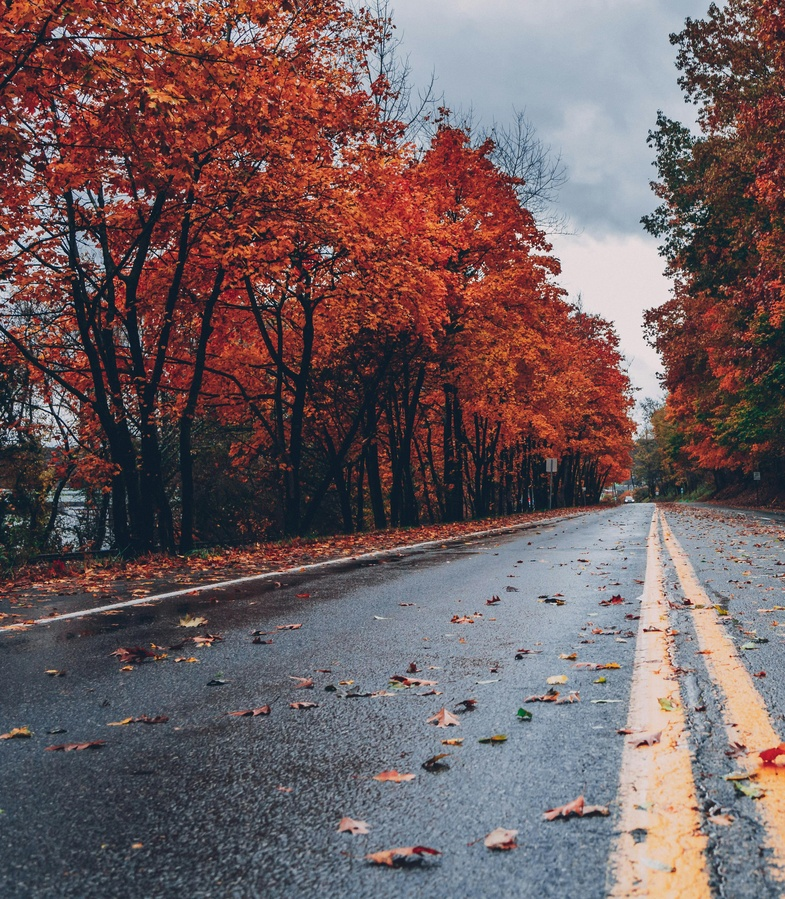
#> input picture Images/Arcade-Left-RANSAC-1.jpg, 785 x 899 px, shrunk from 3187 x 3648 before the run
$ python ransac_match.py
#> lines starting #> are read from the running program, lines starting #| are printed output that depends on the picture; after the words box and inside, x2 and y2 are one past the last pixel; in counts of white or black regions, pixels touching at a corner belong together
import cv2
import os
import numpy as np

# Get the absolute path to the project root
base_path = os.path.abspath(os.path.join(os.path.dirname(__file__), '../../'))

# Image paths using the base path
img1_path = os.path.join(base_path, 'Images', 'Arcade-Left-RANSAC-1.jpg')
img2_path = os.path.join(base_path, 'Images', 'Arcade-Right-RANSAC-1.jpg')

# Create 'Results' folder if it doesn't exist
results_folder = os.path.join(base_path, 'Results')
if not os.path.exists(results_folder):
    os.makedirs(results_folder)

# Output path in the 'Results' folder
output_path = os.path.join(results_folder, 'stitched_result.png')

# Load images in color
img1 = cv2.imread(img1_path)
#> img1 is the input picture: shape (899, 785, 3); mean B, G, R 95.7, 93.4, 111.4
img2 = cv2.imread(img2_path)
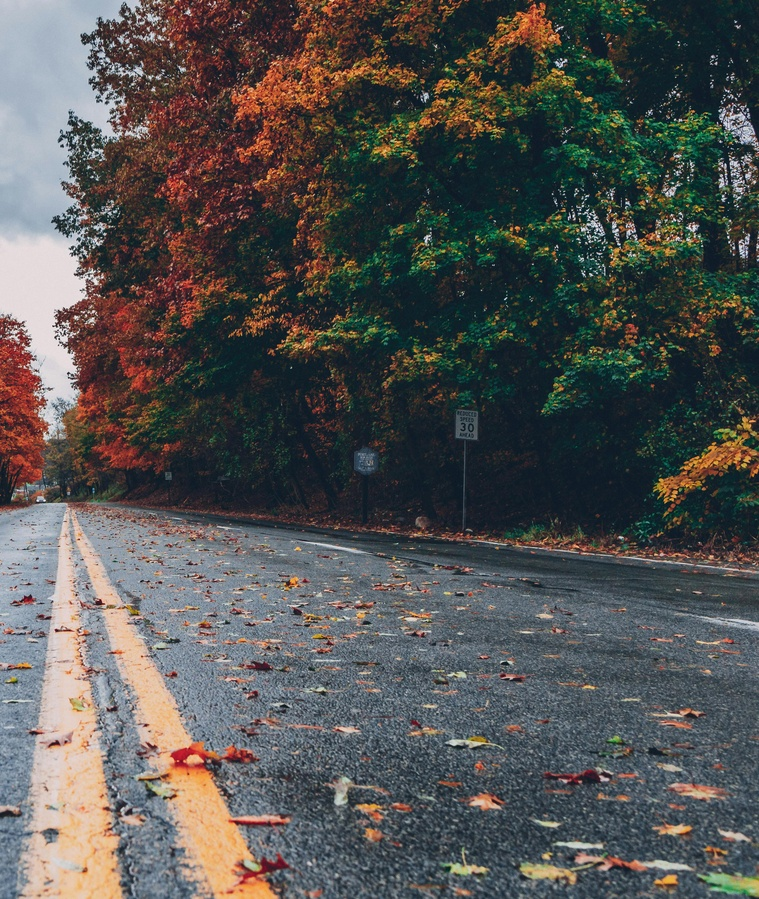
#> input picture Images/Arcade-Right-RANSAC-1.jpg, 759 x 899 px, shrunk from 3082 x 3648 before the run
#> img2 is the input picture: shape (899, 759, 3); mean B, G, R 81.7, 83.2, 83.2

# Check if images loaded correctly
if img1 is None or img2 is None:
    print("[❌] Error loading images")
    exit()

# Create SIFT detector
sift = cv2.SIFT_create(nfeatures=500)

# Detect keypoints and descriptors
kp1, des1 = sift.detectAndCompute(img1, None)
#> kp1 = 501 keypoints; strongest (x, y, size): (336, 149, 1.8), (645, 630, 2.4), (693, 234, 2), (650, 146, 2.2)
kp2, des2 = sift.detectAndCompute(img2, None)
#> kp2 = 500 keypoints; strongest (x, y, size): (56, 630, 2.4), (712, 56, 1.9), (105, 234, 2), (62, 146, 2.1)

# Match descriptors using Lowe's ratio test
bf = cv2.BFMatcher()
matches = bf.knnMatch(des1, des2, k=2)
#> matches = 501 matches
good_matches = [m for m, n in matches if m.distance < 0.75 * n.distance]
#> good_matches = 139 matches

# Extract matched points
pts1 = np.float32([kp1[m.queryIdx].pt for m in good_matches])
#> pts1 = 139 pairs, first value 598.7 to 778.4, second value 12.05 to 833.6
pts2 = np.float32([kp2[m.trainIdx].pt for m in good_matches])
#> pts2 = 139 pairs, first value 10.16 to 635.2, second value 12.04 to 833.6

# Compute homography FROM IMG2 TO IMG1
H, mask = cv2.findHomography(pts2, pts1, cv2.RANSAC, 5.0)
#> H = [[1, 2.09e-05, 588.5], [0.000115, 1, -0.0122], [2.54e-07, 1.21e-08, 1]]; mask = 139 values, max 1 at index 0, min 0 at index 64, mean 0.993

if H is None:
    print("[❌] Homography calculation failed")
    exit()

# Calculate output dimensions
h1, w1 = img1.shape[:2]
#> h1 = 899; w1 = 785
h2, w2 = img2.shape[:2]
#> h2 = 899; w2 = 759

# Get corners of img2
corners_img2 = np.float32([[0, 0], [0, h2], [w2, h2], [w2, 0]]).reshape(-1, 1, 2)
#> corners_img2 = [[0, 0], [0, 899], [759, 899], [759, 0]]

# Transform corners using homography
transformed_corners = cv2.perspectiveTransform(corners_img2, H)
#> transformed_corners = [[588.5, -0.0122], [588.5, 899], [1347.3, 898.9], [1347.3, 0.0752]]

# Combine with img1 corners to find bounds
all_corners = np.concatenate((
    transformed_corners,
    np.float32([[0, 0], [0, h1], [w1, h1], [w1, 0]]).reshape(-1, 1, 2)
))
#> all_corners = [[588.5, -0.0122], [588.5, 899], [1347.3, 898.9], [1347.3, 0.0752], [0, 0], [0, 899], [785, 899], [785, 0]]

# Calculate panorama size
x_min, y_min = np.int32(all_corners.min(axis=0).ravel() - 1)
#> x_min = -1; y_min = -1
x_max, y_max = np.int32(all_corners.max(axis=0).ravel() + 1)
#> x_max = 1348; y_max = 900
panorama_width = x_max - x_min
#> panorama_width = 1349
panorama_height = y_max - y_min
#> panorama_height = 901

# Create translation matrix to avoid negative coordinates (with proper float type)
translation_matrix = np.array([[1, 0, -x_min],
                               [0, 1, -y_min],
                               [0, 0, 1]], dtype=np.float32)
#> translation_matrix = [[1, 0, 1], [0, 1, 1], [0, 0, 1]]
H_adjusted = translation_matrix.dot(H)
#> H_adjusted = [[1, 2.09e-05, 589.5], [0.000115, 1, 0.988], [2.54e-07, 1.21e-08, 1]]

# Warp images
warped_img2 = cv2.warpPerspective(img2, H_adjusted, (panorama_width, panorama_height))
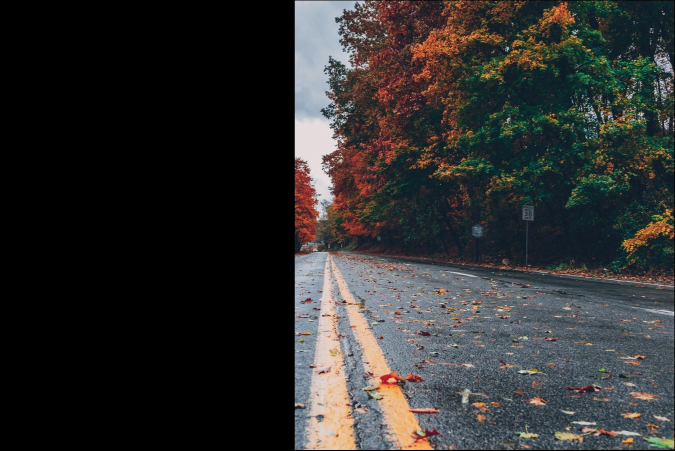
#> warped_img2: shape (901, 1349, 3) (shown at 1/2 size); mean B, G, R 45.9, 46.7, 46.7
warped_img1 = cv2.warpPerspective(img1, translation_matrix, (panorama_width, panorama_height))

# Create result image by taking pixels from warped_img1 where available, else from warped_img2
result = np.where(warped_img1 > 0, warped_img1, warped_img2)

# Create a 2D overlap mask by summing over the color channels
mask1 = np.sum(warped_img1, axis=2) > 0
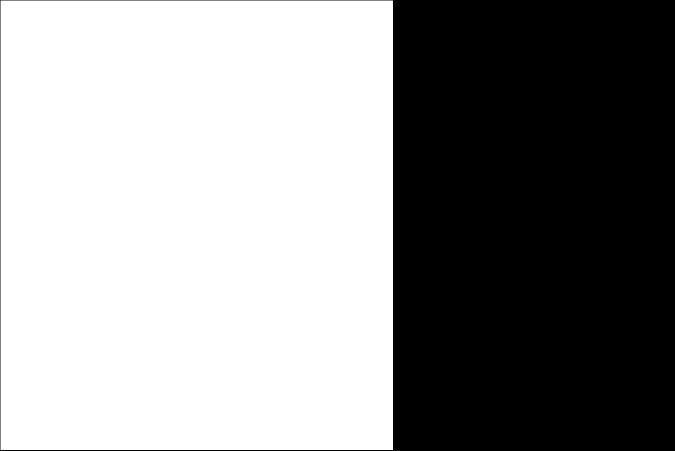
#> mask1: shape (901, 1349) bool (shown at 1/2 size); 58.1% white; 1 black region, box (x1, y1, x2, y2) and area: (0, 0, 1349, 901) 509734
mask2 = np.sum(warped_img2, axis=2) > 0
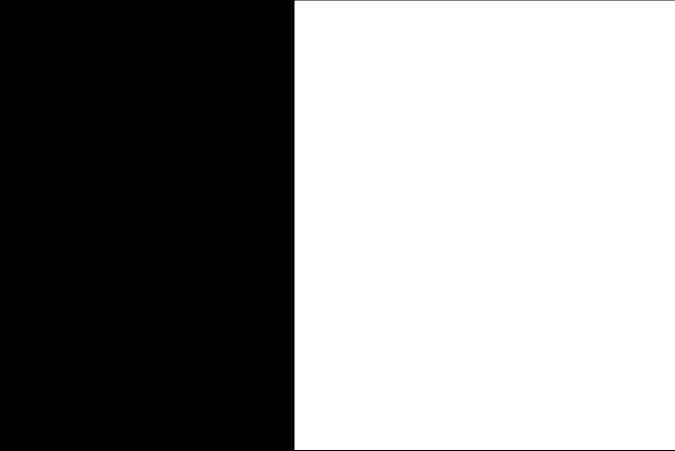
#> mask2: shape (901, 1349) bool (shown at 1/2 size); 56.2% white; 1 black region, box (x1, y1, x2, y2) and area: (0, 0, 1349, 901) 532209
overlap_mask = mask1 & mask2
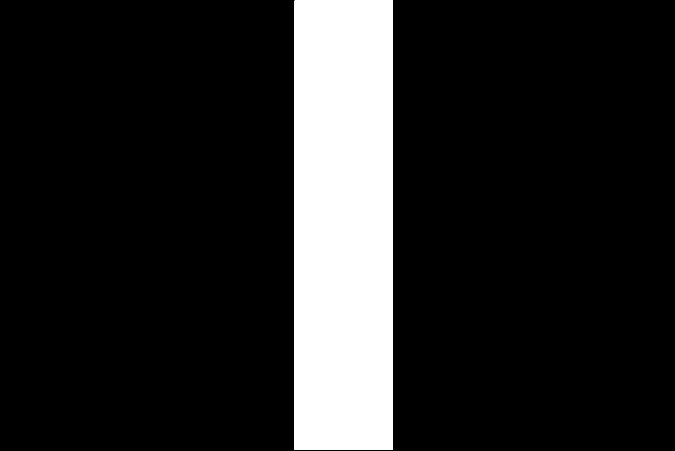
#> overlap_mask: shape (901, 1349) bool (shown at 1/2 size); 14.6% white; 1 white region, box (x1, y1, x2, y2) and area: (589, 1, 786, 900) 177103

# Blend the overlapping region using weighted addition
blended = cv2.addWeighted(warped_img1, 0.5, warped_img2, 0.5, 0)
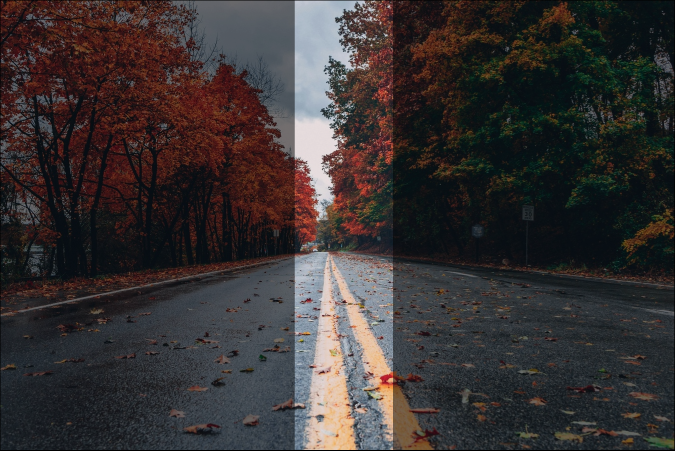
#> blended: shape (901, 1349, 3) (shown at 1/2 size); mean B, G, R 50.7, 50.5, 55.7
result[overlap_mask] = blended[overlap_mask]
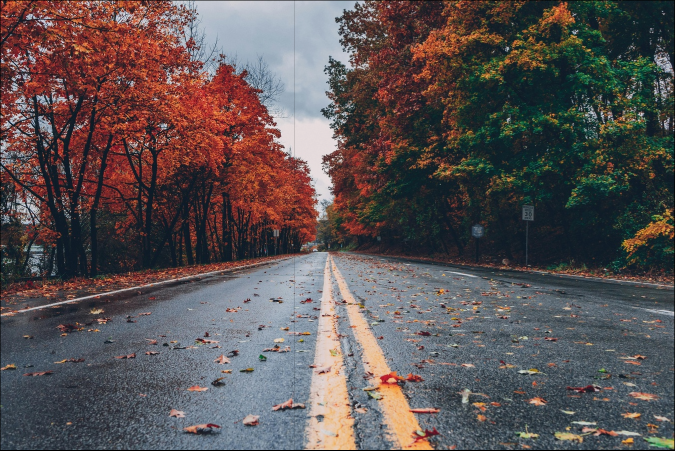
#> result: shape (901, 1349, 3) (shown at 1/2 size); mean B, G, R 83.5, 82.7, 91.2

# Save and display the stitched result
cv2.imwrite(output_path, result)
cv2.imshow("Stitched Result", result)
cv2.waitKey(0)
cv2.destroyAllWindows()

print(f"[✔] Result saved: {output_path}")
